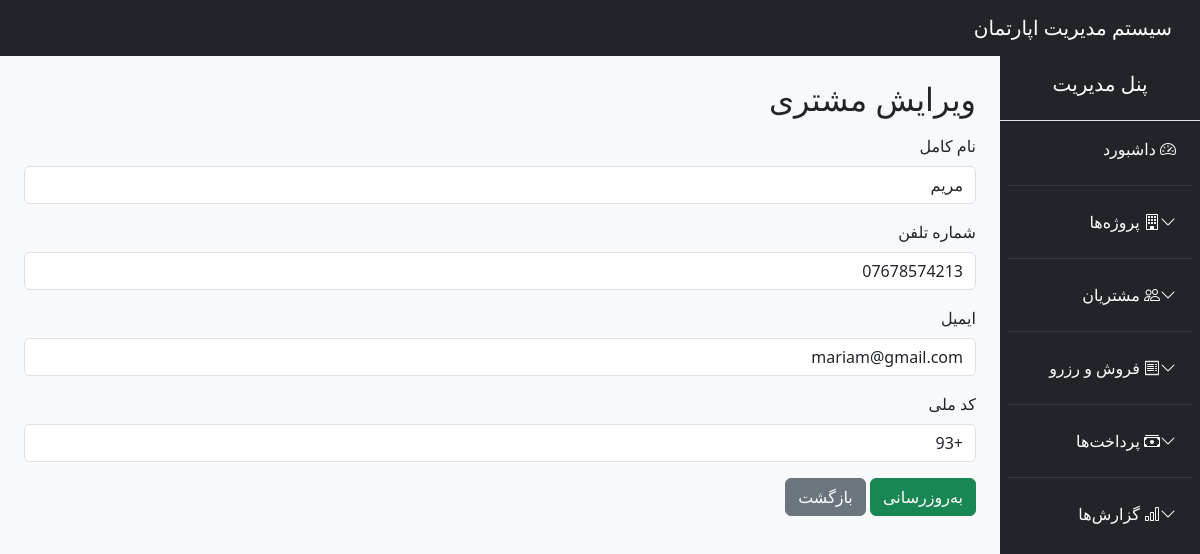
Screenshot of /public/?route=customers_edit&id=4 (signed in) with the database file from the repository.
### tables this page shows
CREATE TABLE `customers` (
  `id` int(11) NOT NULL,
  `full_name` varchar(100) NOT NULL,
  `phone` varchar(50) DEFAULT NULL,
  `email` varchar(100) DEFAULT NULL,
  `national_id` varchar(50) DEFAULT NULL,
  `created_at` timestamp NOT NULL DEFAULT current_timestamp()
);

### app/core/Controller.php (called while the page is built, shortened)
<?php
class Controller {
    protected function view($view, $data = []) {
        extract($data);
        require "../app/views/$view.php";
    }
    protected function model($model) {
        return new $model;
    }
}

### app/controllers/CustomerController.php (called while the page is built, shortened)
<?php
class CustomerController extends Controller
{
    public function edit()
    {
        $id = $_GET['id'] ?? null;
        $customerModel = $this->model("Customer");
        $customer = $customerModel->find($id);
        $this->view("customers/edit", compact('customer', 'page_title'));
    }
}

### public/index.php (called while the page is built, shortened)
<?php
require_once "../app/core/Database.php";
require_once "../app/core/Controller.php";
require_once "../app/core/Model.php";
require_once "../routes/web.php";

### config/config.php (called while the page is built)
<?php
return [
    'db' => [
        'host' => 'localhost',
        'dbname' => 'apartment_system',
        'user' => 'root',
        'pass' => ''
    ]
];

### app/core/Database.php (called while the page is built, shortened)
<?php
class Database {
    private static $instance = null;
    private function __construct() {
        $config = require __DIR__ . '/../../config/config.php';
        $dsn = "mysql:host={$config['db']['host']};dbname={$config['db']['dbname']};charset=utf8mb4";
        try {
            $this->pdo = new PDO($dsn, $config['db']['user'], $config['db']['pass']);
        } catch (PDOException $e) {
            die("DB Connection Failed: " . $e->getMessage());
        }
    }
    public static function connect() {
        if (self::$instance === null) {
            self::$instance = new Database();
        }
        return self::$instance->pdo;
    }
}

### app/core/Model.php (called while the page is built, shortened)
<?php
class Model {
    public function __construct() {
        $this->db = Database::connect();
    }
}

### app/models/Customer.php (called while the page is built, shortened)
<?php
class Customer extends Model
{
    protected $table = 'customers';
    public function find($id)
    {
        $stmt = $this->db->prepare("SELECT * FROM {$this->table} WHERE id = ?");
        $stmt->execute([$id]);
        return $stmt->fetch(PDO::FETCH_ASSOC);
    }
}

### app/views/customers/edit.php (the view, shortened to what this page needs)
<?php require "../app/views/layouts/header.php"; ?>
<?php require "../app/views/layouts/sidebar.php"; ?>
<h2 class="mb-3">ویرایش مشتری</h2>
<form method="post" action="/apartment_system/public/?route=customers_update">
    <div class="mb-3">
        <label class="form-label">نام کامل</label>
        <input type="text" name="full_name" class="form-control" value="<?= $customer['full_name'] ?>" required>
    </div>
    <div class="mb-3">
        <label class="form-label">شماره تلفن</label>
        <input type="text" name="phone" class="form-control" value="<?= $customer['phone'] ?>">
    </div>
    <div class="mb-3">
        <label class="form-label">ایمیل</label>
        <input type="email" name="email" class="form-control" value="<?= $customer['email'] ?>">
    </div>
    <div class="mb-3">
        <label class="form-label">کد ملی</label>
        <input type="text" name="national_id" class="form-control" value="<?= $customer['national_id'] ?>">
    </div>
    <button class="btn btn-success">به‌روزرسانی</button>
    <a href="/apartment_system/public/?route=customers" class="btn btn-secondary">بازگشت</a>
</form>
<?php require "../app/views/layouts/footer.php"; ?>

### rows the page displays
customers: full_name "مریم", phone "07678574213", email "mariam@gmail.com", national_id "+93"
